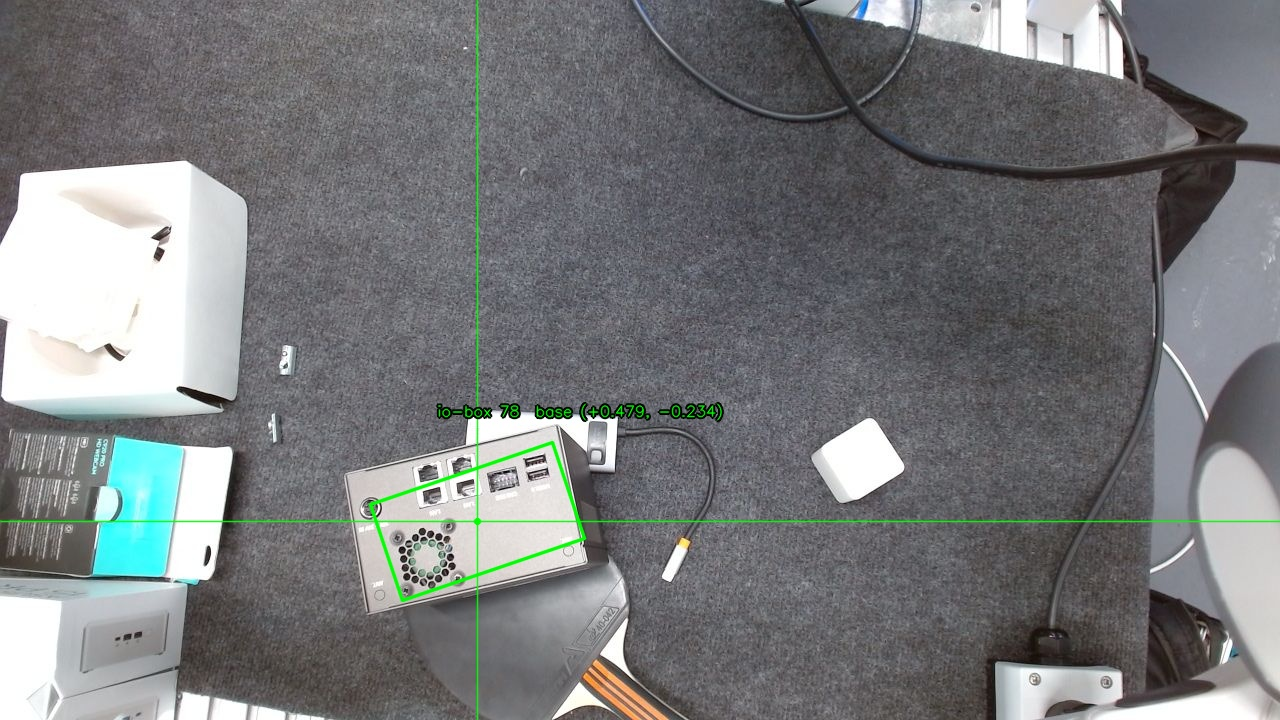
#> input picture robo67_insertion/captures/box_detect_test/box_moved__orb.jpg, 1280 x 720 px
$ python -i hole_detect.py   (imports and definitions only)
#> lines starting #> are read from the running program, lines starting #| are printed output that depends on the picture; after the words box and inside, x2 and y2 are one past the last pixel; in counts of white or black regions, pixels touching at a corner belong together
#> further down, picture is the input picture: shape (720, 1280, 3); mean B, G, R 123.5, 122.1, 120
"""White-cube socket detection for the peg-in-hole vision pipeline.

An overhead Logitech C920 looks straight down at the workspace. The REAL Robo67
socket is a small WHITE 3D-printed cube with a recessed bore, sitting on a DARK
mat/carpet. When the C920 is even slightly overexposed the white-on-white bore
is too faint to detect reliably, so we instead detect the socket as a bright
WHITE SQUARE on a dark background and return its CENTROID -- a far more robust
feature (verified live 2026-06-25; this is what the socket-proxy homography was
calibrated against). The bore sits ~centred on the cube, so the centroid is a
stable proxy for it.

This module is pure-Python (numpy + OpenCV + stdlib only). It deliberately
avoids importing rclpy/ROS/scipy so it can be unit-tested on any host.

Pipeline
--------
1. Convert to grayscale + median blur.
2. Adaptive bright threshold (``max(bright_floor, percentile(gray, bright_pct) -
   bright_drop)``) -> binary white mask; morphologically close then open it.
3. Find external contours.
4. For each contour, reject by area (the cube top is bounded under the fixed
   overhead camera), then by aspect + fill ('extent') measured against the
   **rotated** min-area rectangle (``cv2.minAreaRect``) so a socket at any
   rotation still reads as a filled ~square.
5. Return centroids (image moments) as :class:`Hole`, sorted by contour area
   descending (largest cube first).
"""
from dataclasses import dataclass

import cv2
import numpy as np

__all__ = [
    "Hole",
    "WhiteCubeParams",
    "detect_white_cubes",
]


@dataclass
class Hole:
    """A detected socket feature, in image (pixel) coordinates.

    Attributes
    ----------
    u:
        Horizontal image coordinate of the feature center, in pixels.
    v:
        Vertical image coordinate of the feature center, in pixels.
    radius_px:
        Characteristic radius in pixels (half the mean rotated-rect side).
    score:
        Detection score in ``[0, 1]``; higher is a better/cleaner detection.
    """

    u: float
    v: float
    radius_px: float
    score: float


@dataclass
class WhiteCubeParams:
    """Tunable parameters for :func:`detect_white_cubes`.

    Detects the socket as a bright WHITE SQUARE on a dark background and returns
    its CENTROID -- a far more robust feature than the faint bore when the C920
    is even slightly overexposed (verified live 2026-06-25; this is what the
    socket-proxy homography was calibrated against). The bore sits ~centred on
    the cube, so the centroid is a stable proxy for it.

    NOTE: this finds white *cubes*, not bores, so it CANNOT tell the socket from
    an identical blank cube -- keep only the socket in view. It returns the
    largest qualifying square first.

    Attributes
    ----------
    bright_pct / bright_drop / bright_floor:
        Bright threshold ``max(bright_floor, percentile(gray, bright_pct) -
        bright_drop)`` -- adapts to exposure while staying above the carpet.
    min_area_px / max_area_px:
        Accepted contour area (the cube top), in px^2. The socket is a fixed
        ~6 cm cube under a FIXED overhead camera, so its apparent area is
        bounded (~3.9k px on the C920); ``max_area_px`` is the clutter guard
        that rejects much larger white blobs (packaging boxes, devices) that
        would otherwise be returned over the socket (they are bigger, and the
        result is area-sorted). Keep it just above the socket's apparent area.
    min_aspect / max_aspect / min_extent:
        Aspect and fill ('extent') bounds measured against the **rotated**
        min-area rectangle (``cv2.minAreaRect``), NOT the axis-aligned bbox --
        so a socket placed at any ROTATION still reads as a filled ~square
        (a 45 deg square fills only ~50% of its axis-aligned bbox, which the
        old axis-aligned test wrongly rejected). Keeps filled, roughly square
        blobs (rejects the elongated/irregular arm, cables, edges).
    roi_margin:
        Ignore detections whose centroid is within this fractional image border.
    """

    bright_pct: float = 99.5
    bright_drop: float = 55.0
    bright_floor: float = 150.0
    min_area_px: float = 1200.0
    max_area_px: float = 10000.0
    min_aspect: float = 0.55
    max_aspect: float = 1.8
    min_extent: float = 0.78
    roi_margin: float = 0.08


def detect_white_cubes(bgr: np.ndarray,
                       params: WhiteCubeParams = WhiteCubeParams()) -> list[Hole]:
    """Detect bright white square cube(s) and return centroid(s) as :class:`Hole`.

    Robust detector for the socket feature when the bore is too faint to detect
    (overexposed white-on-white). Returns :class:`Hole` (``u``/``v`` = centroid,
    ``radius_px`` = half the mean rotated-rect side, ``score`` = rotated-rect
    fill 'extent'), sorted by contour AREA descending (largest cube first).

    The aspect/extent are measured against the **rotated** min-area rectangle
    (``cv2.minAreaRect``), so a socket placed at any rotation is still accepted;
    the old axis-aligned bounding box made a rotated square look non-square and
    under-filled and dropped it entirely. See :class:`WhiteCubeParams`.
    """
    gray = cv2.cvtColor(bgr, cv2.COLOR_BGR2GRAY)
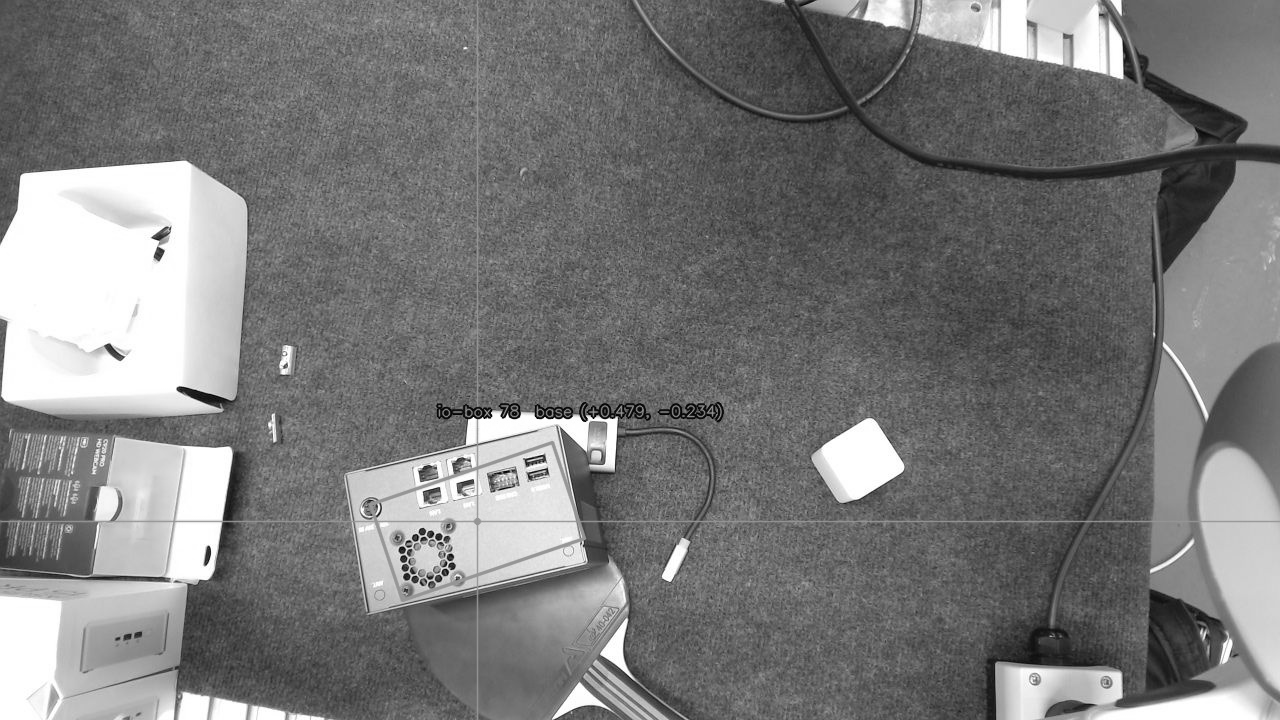
#> gray: shape (720, 1280); min 0, max 255, mean 121.6
    gray = cv2.medianBlur(gray, 5)
    h, w = gray.shape
    mx0, my0 = int(params.roi_margin * w), int(params.roi_margin * h)

    thr = max(params.bright_floor, float(np.percentile(gray, params.bright_pct)) - params.bright_drop)
#> thr = 200
    white = (gray > thr).astype(np.uint8) * 255
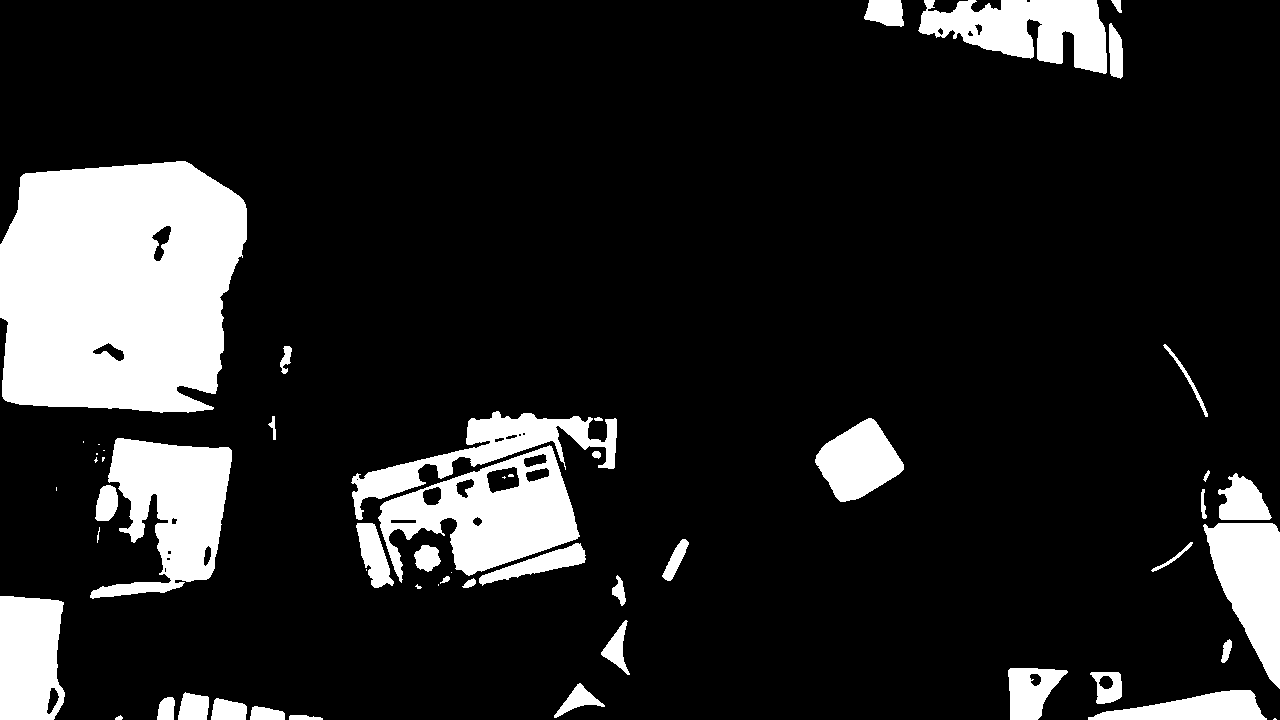
#> white: shape (720, 1280); 14.3% white; 55 white regions (14 under 20 px), largest, box (x1, y1, x2, y2) and area: (0, 161, 247, 413) 52594, (378, 445, 580, 583) 13173, (90, 438, 232, 599) 12588
    white = cv2.morphologyEx(white, cv2.MORPH_CLOSE,
                             cv2.getStructuringElement(cv2.MORPH_ELLIPSE, (11, 11)))
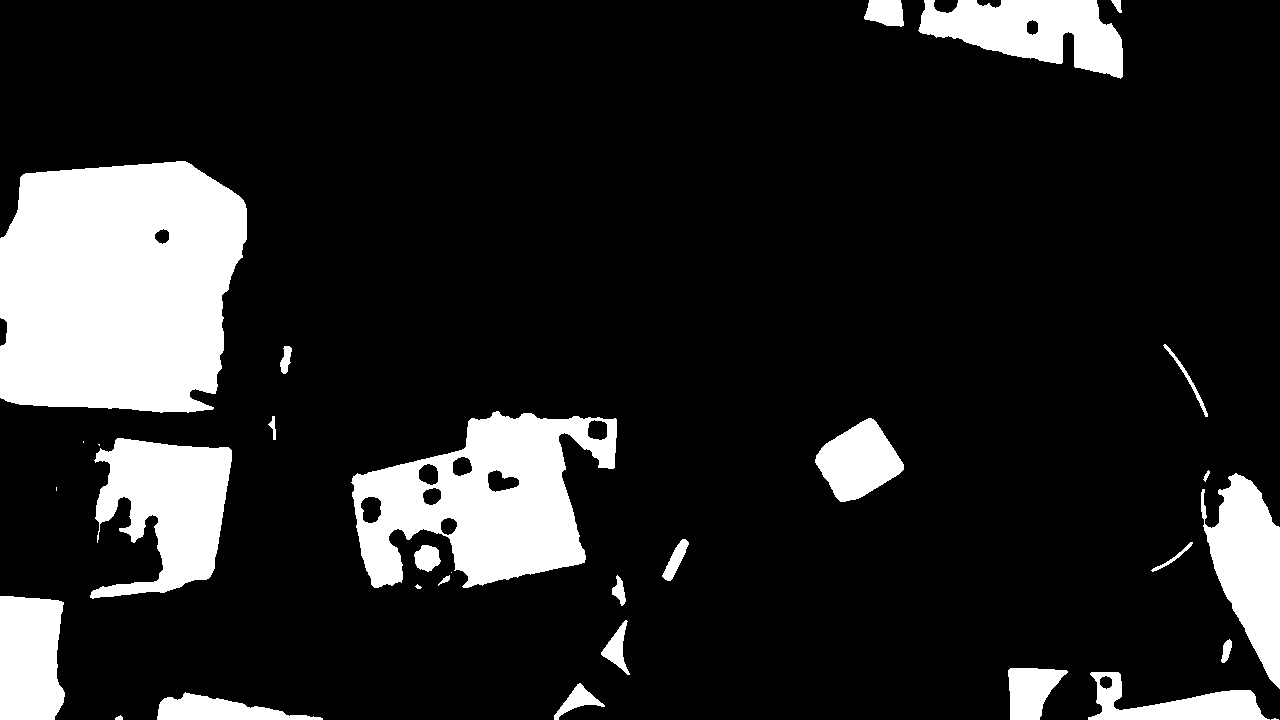
#> white: shape (720, 1280); 15% white; 31 white regions (5 under 20 px), largest, box (x1, y1, x2, y2) and area: (0, 161, 247, 413) 53343, (351, 411, 617, 588) 26486, (90, 438, 232, 599) 14054
    white = cv2.morphologyEx(white, cv2.MORPH_OPEN,
                             cv2.getStructuringElement(cv2.MORPH_ELLIPSE, (7, 7)))
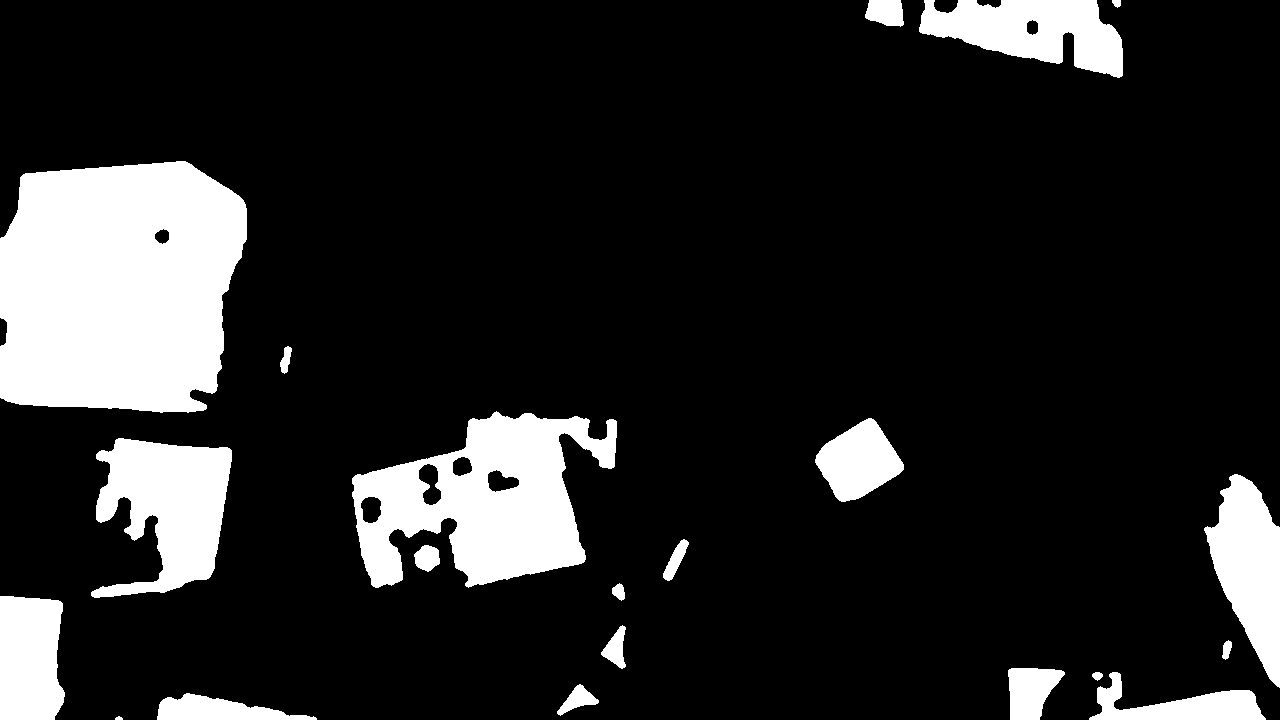
#> white: shape (720, 1280); 14.8% white; 21 white regions
    contours, _ = cv2.findContours(white, cv2.RETR_EXTERNAL, cv2.CHAIN_APPROX_SIMPLE)
#> contours = 21 contours, 1 with area under 20; largest, box (x1, y1, x2, y2) and area: (0, 161, 247, 413) 53010, (352, 411, 617, 588) 27498, (91, 438, 232, 598) 13591, (919, 0, 1123, 78) 9526, (1204, 474, 1280, 688) 9128

    out: list[tuple[Hole, float]] = []
    for c in contours:
        area = cv2.contourArea(c)
        if area < params.min_area_px or area > params.max_area_px:
            continue
        # Rotation-invariant shape test: aspect + fill against the min-area
        # (rotated) rectangle, so a rotated socket still reads as a filled square.
        (rw, rh) = cv2.minAreaRect(c)[1]
        if rw <= 0.0 or rh <= 0.0:
            continue
        aspect = rw / float(rh)
        extent = area / float(rw * rh)
        if not (params.min_aspect < aspect < params.max_aspect) or extent < params.min_extent:
            continue
        m = cv2.moments(c)
        if m["m00"] == 0:
            continue
        cx, cy = m["m10"] / m["m00"], m["m01"] / m["m00"]
        if not (mx0 < cx < w - mx0 and my0 < cy < h - my0):
            continue
        hole = Hole(u=float(cx), v=float(cy), radius_px=float((rw + rh) / 4.0),
                    score=float(extent))
        out.append((hole, float(area)))
#> this loop made 21 passes
#> area on passes 3, 5, 7, 8, 10, 11, 12, 14: 526.5, 56, 112, 534, 138, 473, 413.5, 13591
#> after the loop, out = 1 item

    out.sort(key=lambda ha: ha[1], reverse=True)
    return [hole for hole, _area in out]

>>> import cv2
>>> picture = cv2.imread('../../captures/box_detect_test/box_moved__orb.jpg')
>>> result = detect_white_cubes(picture)
#> result = 1 item

$ run again, on robo67_insertion/captures/box_detect_test/no_box_now__orb.jpg
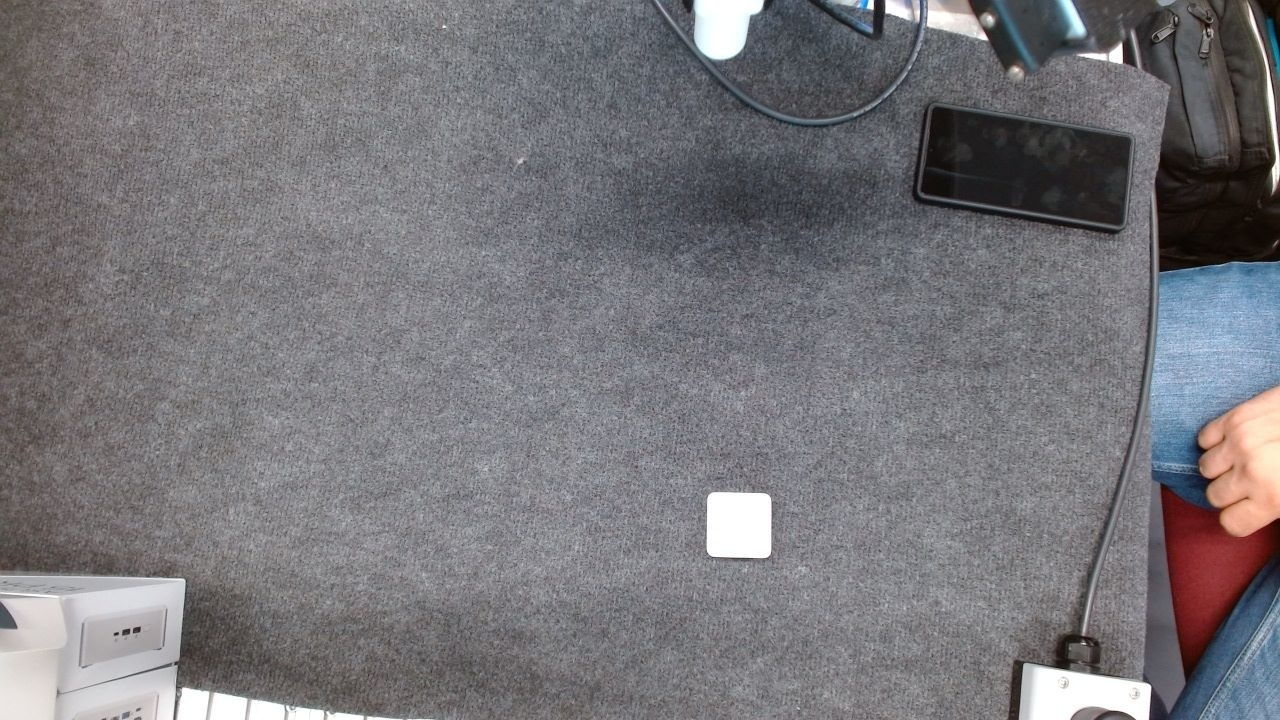
#> input picture robo67_insertion/captures/box_detect_test/no_box_now__orb.jpg, 1280 x 720 px
#> picture is the input picture: shape (720, 1280, 3); mean B, G, R 122.1, 117.9, 119.5
#> in detect_white_cubes, `gray = cv2.cvtColor(bgr, cv2.COLOR_BGR2GRAY)`:
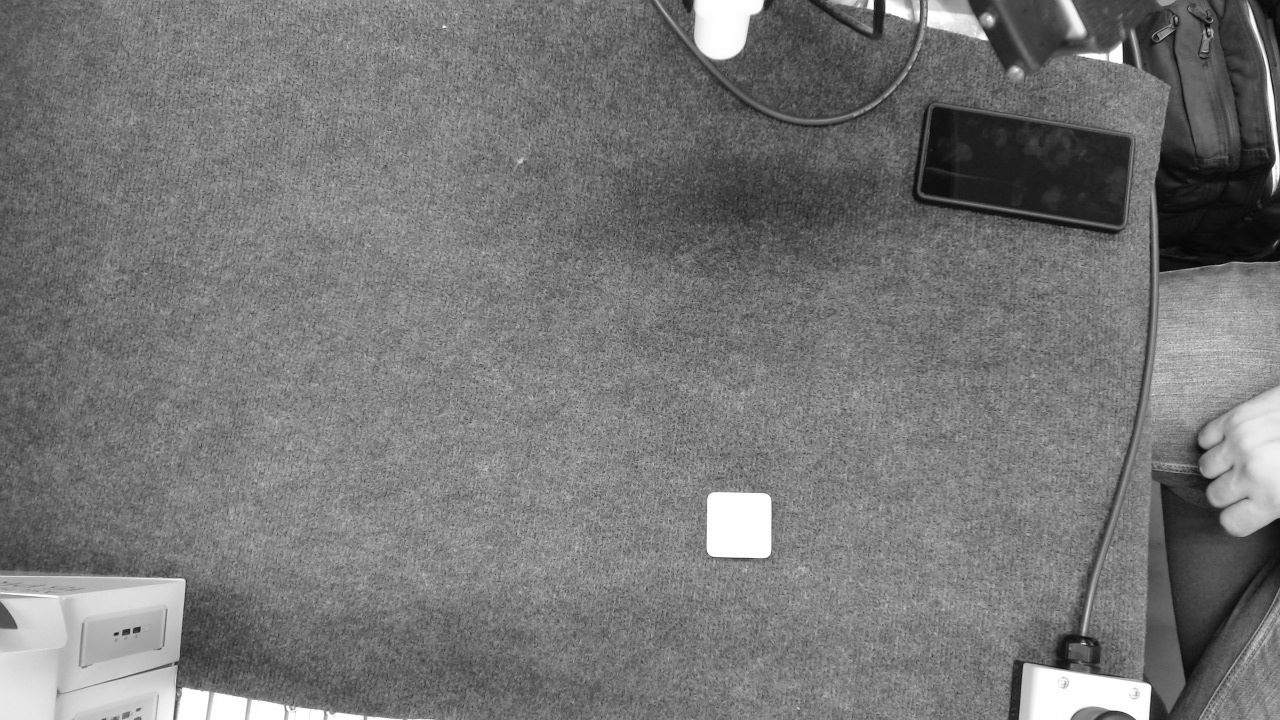
#> gray: shape (720, 1280); min 1, max 255, mean 118.8
#> thr = 200
#> in detect_white_cubes, `white = cv2.morphologyEx(white, cv2.MORPH_CLOSE, cv2.getStructuringEle..`:
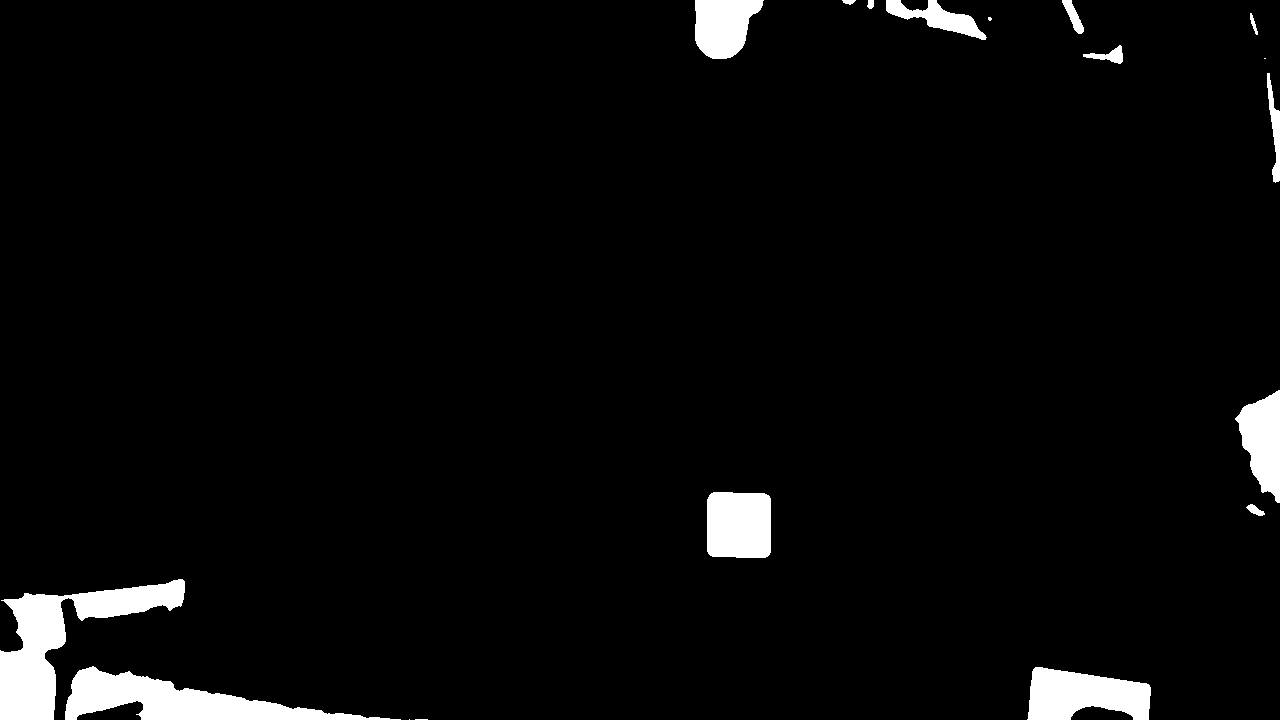
#> white: shape (720, 1280); 3.8% white; 18 white regions (4 under 20 px), largest, box (x1, y1, x2, y2) and area: (0, 579, 185, 720) 9162, (65, 666, 401, 720) 7482, (1027, 667, 1151, 720) 4781
#> contours = 13 contours; largest, box (x1, y1, x2, y2) and area: (65, 666, 366, 720) 7069, (0, 593, 66, 720) 6096, (1028, 667, 1151, 720) 4616, (707, 492, 771, 558) 3980, (1236, 390, 1280, 503) 3022
#> the loop in detect_white_cubes, `for c in contours:` made 13 passes
#> (area, rw, rh, aspect, extent) on passes 1, 2, 3, 4, 7, 11, 13: (4615.5, 52, 122, 0.426, 0.728), (7069, 53, 300, 0.177, 0.445), (6096, 126, 65, 1.94, 0.744), (2672.5, 114.3, 28.58, 4, 0.818), (3021.5, 112, 43, 2.6, 0.627), (1452.5, 26.69, 105.5, 0.253, 0.516), (2921, 58, 67, 0.866, 0.752)
#> after the loop in detect_white_cubes, `for c in contours:`: out = 1 item
